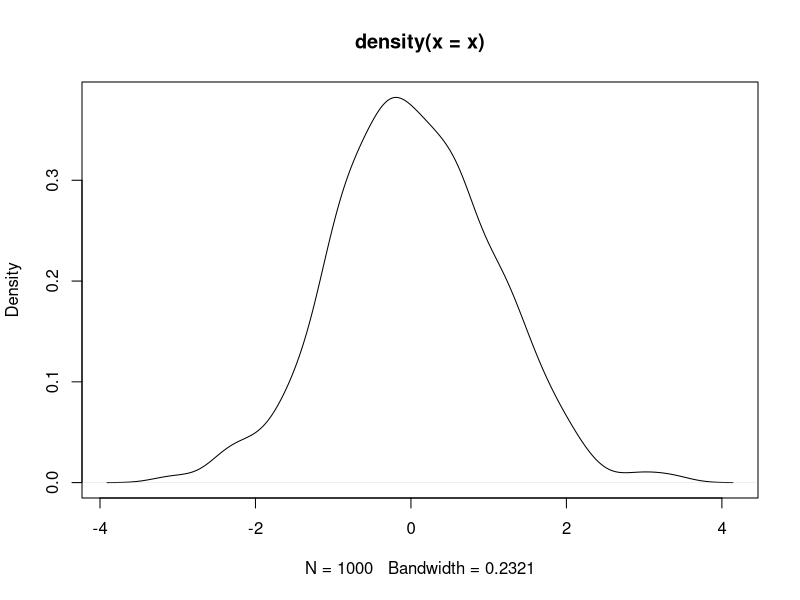

The R source for this figure: (Note: this script raises an error after producing the figure.)
## ---- chunk 1
set.seed(1337)
n=1000
x = rnorm(n, mean=0, sd=sqrt(1))
plot(density(x))
a.few.likelihoods <- function(x) {
    stopifnot(n==length(x))
    mle_var = mean(x*x)
    P_x_H1 = sum(dnorm(x, mean=0, sd=1, log=T))   # H_1
    P_x_H2 = sum(dnorm(x, mean=0, sd=sqrt(2), log=T))   # H_2
    P_x_Hmle = sum(dnorm(x, mean=0, sd=sqrt(mle_var), log=T))   # H_mle
    # compute the UIP parameters for the Gamma prior
    alpha_prior = 1/2 # alpha is 'shape' in {r,g,p}gamma
    beta_prior = mle_var / 2 # 1/(2*n) * sum(x^2) # beta is 'rate' in {r,g,p}gamma
    #stopifnot(mle_var / 2 == 1/(2*n) * sum(x^2) ) # kinda obvious, just making sure I rearranged them correctly
    alpha_posterior = alpha_prior + n/2
    beta_posterior = beta_prior + 1/2 * sum(x^2)

    # to compute the integrated likelihood, integrate over all tau,
    # we can just take an arbitrary one, as discussed above
    tau_arbitrary = 1
    P_x_uip =   (   sum(dnorm(x, mean=0, sd=sqrt(1/tau_arbitrary), log=T))
                +   dgamma(tau_arbitrary, shape=alpha_prior    , rate=beta_prior    , log=T)
                -   dgamma(tau_arbitrary, shape=alpha_posterior, rate=beta_posterior, log=T)
                )

    data.table  (   P_x_H1
                ,   P_x_H2
                ,   P_x_Hmle
                ,   P_x_uip
                )
}
pp(a.few.likelihoods(x))
